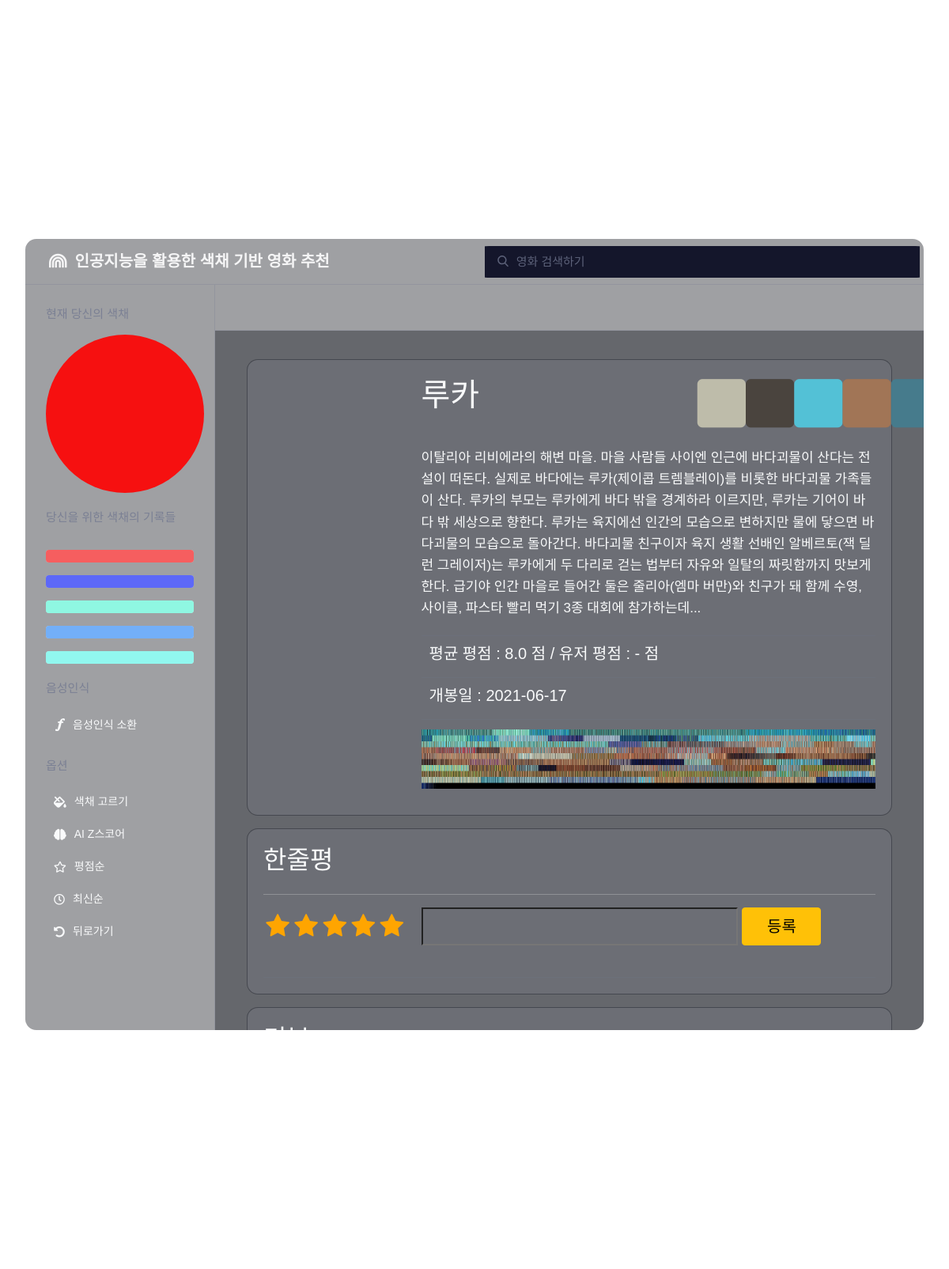
Screenshot of /movies/detail/36/ (signed in) with the database file from the repository.
### movies/models.py (models this page shows, shortened)
class UserColorRecord(models.Model):
    user = models.ForeignKey(settings.AUTH_USER_MODEL, on_delete=models.CASCADE)
    color = models.CharField(max_length=50)

class Movie(models.Model):
    title = models.CharField(max_length=50)
    overview = models.TextField()
    poster_url = models.TextField(null=True)
    naver_grade = models.FloatField(null=True)
    user_grade = models.IntegerField(null=True)
    release_date = models.TextField()

class Color(models.Model):
    movie = models.ForeignKey(Movie, on_delete=models.CASCADE)
    color = models.CharField(max_length=50, null=True) # Main Color
    color_url = models.TextField(null=True) # Frame
    color_1_R = models.CharField(max_length=50)
    color_1_G = models.CharField(max_length=50)
    color_1_B = models.CharField(max_length=50)
    color_2_R = models.CharField(max_length=50)
    color_2_G = models.CharField(max_length=50)
    color_2_B = models.CharField(max_length=50)
    color_3_R = models.CharField(max_length=50)
    color_3_G = models.CharField(max_length=50)
    color_3_B = models.CharField(max_length=50)
    color_4_R = models.CharField(max_length=50)
    color_4_G = models.CharField(max_length=50)
    color_4_B = models.CharField(max_length=50)
    color_5_R = models.CharField(max_length=50)
    color_5_G = models.CharField(max_length=50)
    color_5_B = models.CharField(max_length=50)

### movies/views.py (the view)
# urls.py: path('detail/<int:movie_pk>/', views.detail, name="detail"),
@login_required
@require_safe
def detail(request, movie_pk):
    if not request.user.usercolorrecord_set.all():
        return redirect('movies:choice')
    movie = Movie.objects.get(id = movie_pk)
    colors = request.user.usercolorrecord_set.all()                # Color List
    last_color = colors[len(colors)-1]                             # Picked Color
    colors = reversed(colors)                                      # Color Sort(Recently)
    comments = movie.comments.all()
    user_grade = 0
    if comments:
        for comment in comments:
            user_grade += comment.grade
        user_grade = 2*round(user_grade / len(comments),1)
    else:
        user_grade = "-"
    comments = MovieComment.objects.select_related('user').filter(movie = movie)
    reviews = Review.objects.select_related('user').filter(movie = movie)
    context = {
        'movie': movie,
        'colors': colors,
        'last_color': last_color,
        'user_grade': user_grade,
        'reviews': reviews,
        'comments': comments,
    }
    return render(request,'movies/detail.html', context)

### movies/templates/movies/detail.html (shortened to what this page needs)
{% extends 'base.html' %}
{% load static %}
{% block option_import %}
<link rel="stylesheet" href="https://cdnjs.cloudflare.com/ajax/libs/font-awesome/4.7.0/css/font-awesome.min.css">
<link rel="stylesheet" href="{% static 'movies/css/detail.css' %}">
{% endblock option_import %}
{% block back_URL %} "{% url 'movies:index' 1 %}" {% endblock back_URL %}
{% block content %}
<div class="main-container">
  <div class="main-header">
  </div>
  <div class="content-wrapper">
    <div class="content-section mt-3">
      <div class="app-card">
        <span>
          <div class="row">
            <div class="col-3">
            </div>
        </span>
        {% for color in movie.color_set.all %}
        <div class="col-9">
          <div class="row">
            <div class="col-7">
              <h1> {{ movie.title }} </h1>
            </div>
            <div class="col-5 d-flex justify-content-between align-items-center">
              <i class="fas fa-square" style="color: rgb({{color.color_1_R}},{{color.color_1_G}},{{color.color_1_B}}); font-size: 70px; opacity: 0.9;"></i>
              <i class="fas fa-square" style="color: rgb({{color.color_2_R}},{{color.color_2_G}},{{color.color_2_B}}); font-size: 70px; opacity: 0.9;"></i>
              <i class="fas fa-square" style="color: rgb({{color.color_3_R}},{{color.color_3_G}},{{color.color_3_B}}); font-size: 70px; opacity: 0.9;"></i>
              <i class="fas fa-square" style="color: rgb({{color.color_4_R}},{{color.color_4_G}},{{color.color_4_B}}); font-size: 70px; opacity: 0.9;"></i>
              <i class="fas fa-square" style="color: rgb({{color.color_5_R}},{{color.color_5_G}},{{color.color_5_B}}); font-size: 70px; opacity: 0.9;"></i>
            </div>
          </div>
          <div class="app-card__subtext">
            {{ movie.overview }}
          </div>
          <div style="font-size: 17px; font-weight: 400; line-height: 1.6em; border-bottom: 1px solid var(--border-color); padding: 10px;">
            <h5>평균 평점 : {{ movie.naver_grade }} 점 / 유저 평점 : {{ user_grade }} 점</h5>
          </div>
          <div style="font-size: 17px; font-weight: 400; line-height: 1.6em; border-bottom: 1px solid var(--border-color); padding: 10px;">
            <h5>개봉일 : {{ movie.release_date }}</h5>
          </div>
          <div class="d-flex justify-content-center align-items-center" style="height:100px;" data-toggle="modal" data-target="#imagemodal">
            {% with movie.pk|stringformat:"i" as moviepk %}
            {% with 'movies/images/'|add:moviepk|add:'.png' as image_static %}
            <img src="{% static image_static %}" alt="" class="h-75 w-100" id="color_url">
            {% endwith %}
            {% endwith %}
          </div>
        </div>
        {% endfor %}
      </div>
    </div>
    <div class="content-section mt-3">
      <div class="app-card">
        <h2> 한줄평 </h2>
        <hr>
        <div>
          <form action="{% url 'movies:movie_comment' movie.pk %}" method="POST" name="myform" id="myform"
            class="d-flex">
            <div id="full-stars-example-two">
              <div class="rating-group">
                <label aria-label="1 star" class="rating__label" for="grade-1"><i
                    class="rating__icon rating__icon--star fa fa-star"></i></label>
                <label aria-label="2 stars" class="rating__label" for="grade-2"><i
                    class="rating__icon rating__icon--star fa fa-star"></i></label>
                <label aria-label="3 stars" class="rating__label" for="grade-3"><i
                    class="rating__icon rating__icon--star fa fa-star"></i></label>
                <label aria-label="4 stars" class="rating__label" for="grade-4"><i
                    class="rating__icon rating__icon--star fa fa-star"></i></label>
                <label aria-label="5 stars" class="rating__label" for="grade-5"><i
                    class="rating__icon rating__icon--star fa fa-star"></i></label>
              </div>
            </div>
            <input type="text" name="content" style="background: none; margin-left: 20px; width: 400px; color:white;">
            <button class="btn btn-warning" style="font-weight: 500px; font-size: 20px; margin-left: 5px; width:100px;">등록</button>
          </form>
        </div>
        <div class="app-card__subtext">
        </div>
      </div>
      <div class="content-section mt-3">
        <div class="app-card">
          <h2> 리뷰 </h2>
        </div>
      </div>
    </div>
  </div>
</div>
{% endblock content %}

### templates/base.html (shortened to what this page needs)
{% load static %}
<!DOCTYPE html>
<html lang="ko">
  <head>
    <link rel="stylesheet" href="https://cdnjs.cloudflare.com/ajax/libs/normalize/5.0.0/normalize.min.css">
    <link href="https://cdn.jsdelivr.net/npm/bootstrap@5.1.3/dist/css/bootstrap.min.css" rel="stylesheet"
>
    <link rel="stylesheet" href="https://pro.fontawesome.com/releases/v5.10.0/css/all.css"/>
    <link rel="stylesheet" href="{% static 'css/base.css' %}">
    {% block option_import %}{% endblock option_import %}
  </head>
  <body style="font-family: 'Noto Sans KR', sans-serif;">
    <div class="video-bg">
      <video width="320" height="240" autoplay loop muted>
        <source src="{% static 'videos/background.mp4' %}" type="video/mp4">
      </video>
    </div>
    <div class="app">
      <div class="header" style="padding: 0px;">
        <div class="header-menu">
          <a class="menu-link " href="{% url 'movies:index' 1 %}"
            style="font-size: 20px; color: white; font-weight: bolder; opacity: 0.9;"> <i class="fas fa-rainbow" style="margin-right:10px; "></i>인공지능을 활용한 색채 기반 영화 추천</a>
        </div>
        <form action="{% url 'movies:index' 4 %}">
        <div class="search-bar" style="max-width: 2000px; margin-left: 150px;">
          <input id="searchInput" name="searchData" type="text" placeholder="영화 검색하기" style="width:550px; border-radius: 1%">
        </div>
        </form>
        <div class="header-profile d-flex justify-content-center align-items-center">
        </div>
      </div>
      <div class="wrapper">
        <div class="left-side">
          <div class="side-wrapper">
            <div class="side-title">현재 당신의 색채</div>
            <div class="side-menu">
              <div
                style="width:200px; height:200px; border-radius:50%; opacity: 0.9; background: {{ last_color.color }};">
              </div>
            </div>
          </div>
          <div class="side-wrapper">
            <div class="side-title">당신을 위한 색채의 기록들</div>
            <div class="side-menu">
              {% for color in colors %}
              <div class="progress mt-3">
                <div class="progress-bar" role="progressbar" style="width: 100%; opacity: 0.6; background-color: {{ color.color }};" aria-valuenow="100" aria-valuemin="0" aria-valuemax="100">
                  <form action="{% url 'movies:usercolor_update' color.color %}" method="POST">
                    <button style="width: 100%; height: 100%; background-color: transparent; background-repeat: no-repeat; border: none; cursor: pointer; overflow: hidden; outline: none;"></button>
                  </form>
                </div>
              </div>
              {% endfor %}
            </div>
          </div>
          <div class="side-wrapper">
            <div class="side-title">음성인식</div>
            <div class="side-menu">
              <a href="#" data-toggle="modal" data-target="#voiceModal">
                음성인식 소환
              </a>
            </div>
          </div>
          <div class="side-wrapper">
            <div class="side-title">옵션</div>
            <div class="side-menu">
              <a href="{% url 'movies:choice' %}">
                <i class="fas fa-fill-drip" style="margin-right: 10px;"></i>
                색채 고르기
              </a>
              <a href="{% url 'movies:index' 1 %}">
                <i class="fas fa-brain" style="margin-right: 10px;"></i>
                AI Z스코어
              </a>
              <a href="{% url 'movies:index' 2 %}">
                <i class="far fa-star" style="margin-right: 10px;"></i>
                평점순
              </a>
              <a href="{% url 'movies:index' 3 %}">
                <i class="far fa-clock" style="margin-right: 10px;"></i>
                최신순
              </a>
              <a id="backTag" href={% block back_URL %} {% endblock back_URL %}>
                <i class="fas fa-undo-alt" style="margin-right: 10px;"></i>
                뒤로가기
              </a>
            </div>
          </div>
        </div>
        {% block content %}
        {% endblock content %}
      </div>
    </div>
  </body>
</html>

### static/css/base.css (style rules this page uses)
:root { --theme-bg-color: rgba(16 18 27 / 40%); --border-color: rgba(113 119 144 / 25%); --theme-color: #f9fafb; --inactive-color: rgb(113 119 144 / 78%); --body-font: "Poppins", sans-serif; --hover-menu-bg: rgba(12 15 25 / 30%); --content-title-color: #999ba5; --content-bg: rgb(146 151 179 / 13%); --button-inactive: rgb(249 250 251 / 55%); --dropdown-bg: #21242d; --dropdown-hover: rgb(42 46 60); --popup-bg: rgb(22 25 37); --search-bg: #14162b; --overlay-bg: rgba(36, 39, 59, 0.3); --scrollbar-bg: rgb(1 2 3 / 40%); }
body { font-family: var(--body-font); background-image: url('/static/images/background.png'); background-size: cover; background-position: center; display: flex; justify-content: center; align-items: center; flex-direction: column; padding: 2em; width: 100%; height: 100vh; }
.video-bg { position: fixed; right: 0; top: 0; width: 100%; height: 100%; }
.video-bg video { width: 100%; height: 100%; -o-object-fit: cover; object-fit: cover; }
img { max-width: 100%; }
.app { background-color: var(--theme-bg-color); max-width: 1600px; max-height: 1000px; height: 90vh; display: flex; flex-direction: column; overflow: hidden; width: 100%; border-radius: 14px; backdrop-filter: blur(20px); -webkit-backdrop-filter: blur(20px); font-size: 15px; font-weight: 500; }
.header { display: flex; align-items: center; flex-shrink: 0; height: 58px; width: 100%; border-bottom: 1px solid var(--border-color); padding: 0 30px; white-space: nowrap; }
.header-menu { display: flex; align-items: center; }
.header-menu a { padding: 20px 30px; text-decoration: none; color: var(--inactive-color); border-bottom: 2px solid transparent; transition: 0.3s; }
.search-bar { height: 40px; display: flex; width: 100%; max-width: 400px; padding-left: 16px; border-radius: 4px; }
.search-bar input { width: 100%; height: 100%; border: none; background-color: var(--search-bg); border-radius: 4px; font-family: var(--body-font); font-size: 15px; font-weight: 500; padding: 0 20px 0 40px; box-shadow: 0 0 0 2px rgba(134, 140, 160, 0.02); background-size: 14px; background-repeat: no-repeat; background-position: 16px 48%; color: var(--theme-color); }
.search-bar input::placeholder { font-family: var(--body-font); color: var(--inactive-color); font-size: 15px; font-weight: 500; }
.header-profile { display: flex; align-items: center; padding: 0 16px 0 40px; margin-left: auto; flex-shrink: 0; }
.wrapper { display: flex; flex-grow: 1; overflow: hidden; }
.left-side { flex-basis: 240px; border-right: 1px solid var(--border-color); padding: 26px; overflow: auto; flex-shrink: 0; }
.side-wrapper + .side-wrapper { margin-top: 20px; }
.side-title { color: var(--inactive-color); margin-bottom: 14px; }
.side-menu { display: flex; flex-direction: column; white-space: nowrap; }
.side-menu a { text-decoration: none; color: var(--theme-color); display: flex; align-items: center; font-weight: 400; padding: 10px; font-size: 14px; border-radius: 6px; transition: 0.3s; }
.side-menu svg { width: 16px; margin-right: 8px; }
.main-header { display: flex; align-items: center; border-bottom: 1px solid var(--border-color); height: 58px; flex-shrink: 0; }
.main-container { display: flex; flex-direction: column; flex-grow: 1; }
.content-wrapper { display: flex; flex-direction: column; color: var(--theme-color); padding: 20px 40px; height: 100%; overflow: auto; background-color: var(--theme-bg-color); }
.app-card { display: flex; flex-direction: column; width: 100%; font-size: 16px; background-color: var(--content-bg); border-radius: 14px; border: 1px solid var(--theme-bg-color); padding: 20px; cursor: pointer; transition: 0.3s ease; }
.app-card span { display: flex; align-items: center; }
.app-card__subtext { font-size: 17px; font-weight: 400; line-height: 1.6em; margin-top: 20px; border-bottom: 1px solid var(--border-color); padding-bottom: 20px; }

### movies/static/movies/css/detail.css (style rules this page uses)
#full-stars-example-two .rating-group { display: inline-flex; }
#full-stars-example-two .rating__icon { pointer-events: none; }
#full-stars-example-two .rating__label { cursor: pointer; padding: 0 0.1em; font-size: 2rem; }
#full-stars-example-two .rating__icon--star { color: orange; }

### rows the page displays
Color: user_grade "-"
Movie: title "루카", overview "이탈리아 리비에라의 해변 마을. 마을 사람들 사이엔 인근에 바다괴물이 산다는 전설이 떠돈다. 실제로 바다에는 루카(제이콥 트렘블레이)를 비롯한 바다괴물 가족들이 산다. 루카의 부모는 루카에게 바다 밖을 경계하라 이르지만, 루카는 기어이 바다 밖 세상으로 향한다. 루카는 육지에선 인간의 모습으로 변하지만 물에 닿으면 바다괴물의 모습으로 돌아간다. 바다괴물 친구이자 육지 생활 선배인 알베르토(잭 딜런 그레이저)는 루카에게 두 다리로 걷는 법부터 자유와 일탈의 짜릿함까지 맛보게 한다. 급기야 인간 마을로 들어간 둘은 줄리아(엠마 버만)와 친구가 돼 함께 수영, 사이클, 파스타 빨리 먹기 3종 대회에 참가하는데...", naver_grade "8.0", release_date "2021-06-17"
